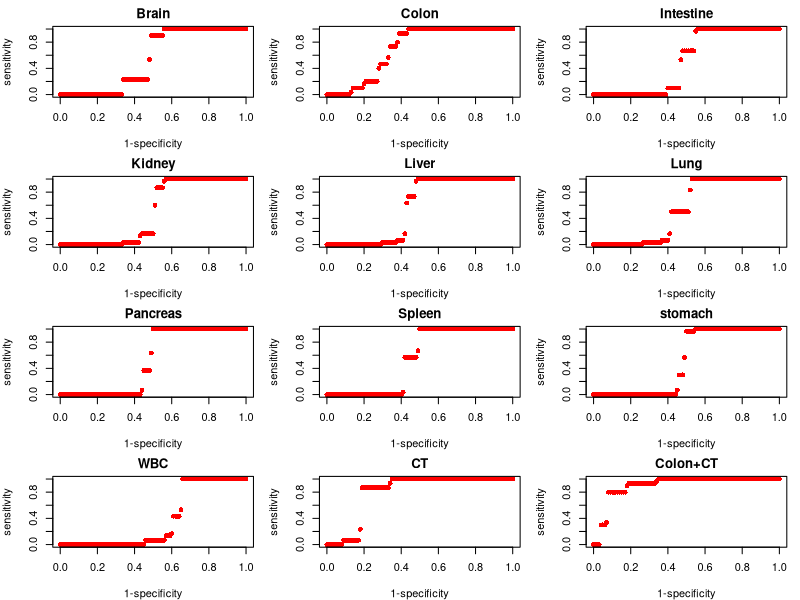
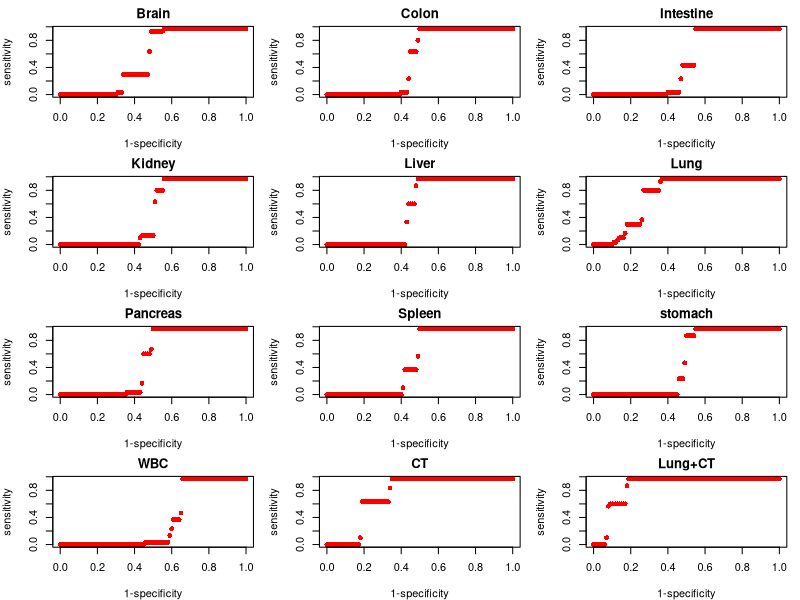

Source code (R) for these figures, in order:
#!/usr/bin/R
# Guassian Distribution based cancer plasma tissue-of-origin and pathology assignment.
# Contact: Shicheng Guo
# Version 1.3
# Update: Dec/29/2016
# Input: the ts-MHL counts for each samples in each reference given specific MHL positive threshold (>0.13)


setwd("C:\\Users\\shicheng\\Dropbox\\Project\\methylation\\monod\\analysis\\tissue-of-origin-mapping")
normal<-data.matrix(read.table("normal-ref.txt",sep="\t",head=T,row.names=1,as.is=T))
CCP<-data.matrix(read.table("CCP.txt",sep="\t",head=T,row.names=1,as.is=T))
LCP<-data.matrix(read.table("LCP.txt",sep="\t",head=T,row.names=1,as.is=T))

#################################################
################## CCP ##########################
#################################################

Zmax<-matrix(nrow=nrow(CCP),ncol=ncol(CCP))
for(i in 1:ncol(CCP)){
    for(k in 1:nrow(normal)){
      idx<-1:ncol(normal)
      idx1<-sample(idx,60)
      idx2<-idx[which(! idx %in% idx1)]
      
      Mean<-mean(normal[k, idx1])
      SD<-sd(normal[k, idx1])
            
      Z<-c()
      for(p in normal[k,idx2]){
        z <- (p - Mean)/(SD/sqrt(length(idx1)))
        Z<-c(Z,z)
      }
      zmp <- (CCP[k,i] - mean(normal[k, idx]))/(sd(normal[k, idx])*sqrt((length(normal[k, idx])-1)/(length(normal[k, idx]))))
      Zmax[k,i]=zmp 
    }
}
rownames(Zmax)=rownames(CCP)
colnames(Zmax)=colnames(CCP)
Zmax


p<-pnorm(-abs(Zmax))
p1<-matrix(p.adjust(p,method="fdr"),nrow=11,byrow=F)
rownames(p1)<-rownames(p)
colnames(p1)<-colnames(p)
p1<--log(p1,10)
write.table(p1,file="colon.pvalue.matrix.txt",col.names=NA,row.names=T,sep="\t",quote=F)
getwd()

# merge difference cancers into one cancer group and take all the notehrs.
sort(c(which(apply(Zmax,2,which.max)==11),which(apply(Zmax,2,which.max)==2)))
length(which(apply(Zmax,2,which.max)==2))/ncol(Zmax)
length(which(apply(Zmax,2,which.max)==11))/ncol(Zmax)
length(c(which(apply(Zmax,2,which.max)==11),which(apply(Zmax,2,which.max)==2)))/ncol(Zmax)


### Figure 
par(mfrow=c(4,3),mar=c(4,4,2,1))
for(k in 1:11){
xx<-c()
sen<-c()
spe<-c()
for(fdr in seq(0,1,by=0.01)){
xx<-sum(Zmax[k,]> quantile((normal[k,]-mean(normal[k,]))/(sd(normal[k,])/sqrt(length(normal[k,]))),fdr))
sen<-c(sen,xx/30)
spe<-c(spe,1-fdr)
}
plot(sen~1-spe,col="red",pch=16,cex=1,xlab="1-specificity",ylab="sensitivity",main=rownames(Zmax)[k])
}

Zmax[k,]<-Zmax[2,]+Zmax[11,]
xx<-c()
sen<-c()
spe<-c()
for(fdr in seq(0,1,by=0.01)){
  xx<-sum(Zmax[k,]> quantile((normal[k,]-mean(normal[k,]))/(sd(normal[k,])/sqrt(length(normal[k,]))),fdr))
  sen<-c(sen,xx/30)
  spe<-c(spe,1-fdr)
}
plot(sen~1-spe,col="red",pch=16,cex=1,xlab="1-specificity",ylab="sensitivity",main="Colon+CT")



#################################################
################## LCP ##########################
#################################################

setwd("C:\\Users\\shicheng\\Dropbox\\Project\\methylation\\monod\\analysis\\tissue-of-origin-mapping")
normal<-data.matrix(read.table("normal-ref.txt",sep="\t",head=T,row.names=1,as.is=T))
CCP<-data.matrix(read.table("CCP.txt",sep="\t",head=T,row.names=1,as.is=T))
LCP<-data.matrix(read.table("LCP.txt",sep="\t",head=T,row.names=1,as.is=T))

Zmax<-matrix(nrow=nrow(LCP),ncol=ncol(LCP))
for(i in 1:ncol(LCP)){
  for(k in 1:nrow(normal)){
    idx<-1:ncol(normal)
    idx1<-sample(idx,29)
    idx2<-idx[which(! idx %in% idx1)]
    
    Mean<-mean(normal[k, idx1])
    SD<-sd(normal[k, idx1])
    
    Z<-c()
    for(p in normal[k,idx2]){
      z <- (p - Mean)/(SD/sqrt(length(idx1)))
      Z<-c(Z,z)
    }
    
    zmp <- (LCP[k,i] - mean(normal[k, idx]))/(sd(normal[k, idx])*sqrt((length(normal[k, idx])-1)/(length(normal[k, idx]))))
    Zmax[k,i]=zmp 
  }
}

rownames(Zmax)=rownames(LCP)
colnames(Zmax)=colnames(LCP)
Zmax

p<-pnorm(-abs(Zmax))
p1<-matrix(p.adjust(p,method="fdr"),nrow=11,byrow=F)
rownames(p1)<-rownames(p)
colnames(p1)<-colnames(p)
p1<--log(p1,10)
write.table(p1,file="lung.pvalue.matrix.txt",col.names=NA,row.names=T,sep="\t",quote=F)

## Figure C
par(mfrow=c(4,3),mar=c(4,4,2,1))
for(k in 1:11){
  xx<-c()
  sen<-c()
  spe<-c()
  for(fdr in seq(0,1,by=0.01)){
    xx<-sum(Zmax[k,]> quantile((normal[k,]-mean(normal[k,]))/(sd(normal[k,])/sqrt(length(normal[k,]))),fdr))
    sen<-c(sen,xx/30)
    spe<-c(spe,1-fdr)
  }
  plot(sen~1-spe,col="red",pch=16,cex=1,xlab="1-specificity",ylab="sensitivity",main=rownames(Zmax)[k])
}
Zmax[k,]<-Zmax[6,]+Zmax[11,]
xx<-c()
sen<-c()
spe<-c()
for(fdr in seq(0,1,by=0.01)){
  xx<-sum(Zmax[k,]> quantile((normal[k,]-mean(normal[k,]))/(sd(normal[k,])/sqrt(length(normal[k,]))),fdr))
  sen<-c(sen,xx/30)
  spe<-c(spe,1-fdr)
}
plot(sen~1-spe,col="red",pch=16,cex=1,xlab="1-specificity",ylab="sensitivity",main="Lung+CT")




####################################################
################## Normal ##########################
####################################################

setwd("C:\\Users\\shicheng\\Dropbox\\Project\\methylation\\monod\\analysis\\tissue-of-origin-mapping")
normal<-data.matrix(read.table("normal-ref.txt",sep="\t",head=T,row.names=1,as.is=T))
CCP<-data.matrix(read.table("CCP.txt",sep="\t",head=T,row.names=1,as.is=T))
LCP<-data.matrix(read.table("LCP.txt",sep="\t",head=T,row.names=1,as.is=T))

Zmax<-matrix(nrow=nrow(normal),ncol=ncol(normal))
for(i in 1:ncol(normal)){
  for(k in 1:nrow(normal)){
    idx<-1:ncol(normal)
    idx1<-sample(idx,75)
    idx2<-idx[which(! idx %in% idx1)]
    
    Mean<-mean(normal[k, idx1])
    SD<-sd(normal[k, idx1])
    
    Z<-c()
    for(p in normal[k,idx2]){
      z <- (p - Mean)/(SD/sqrt(length(idx1)))
      Z<-c(Z,z)
    }
    
    zmp <- (normal[k,i] - mean(normal[k, idx]))/(sd(normal[k, idx])*sqrt((length(normal[k, idx])-1)/(length(normal[k, idx]))))
    Zmax[k,i]=zmp 
  }
}

rownames(Zmax)=rownames(normal)
colnames(Zmax)=colnames(normal)
Zmax

p<-pnorm(-abs(Zmax))
p1<-matrix(p.adjust(p,method="fdr"),nrow=11,byrow=F)
rownames(p1)<-rownames(p)
colnames(p1)<-colnames(p)
p1<--log(p1,10)
write.table(p1,file="normal.pvalue.matrix.txt",col.names=NA,row.names=T,sep="\t",quote=F)



